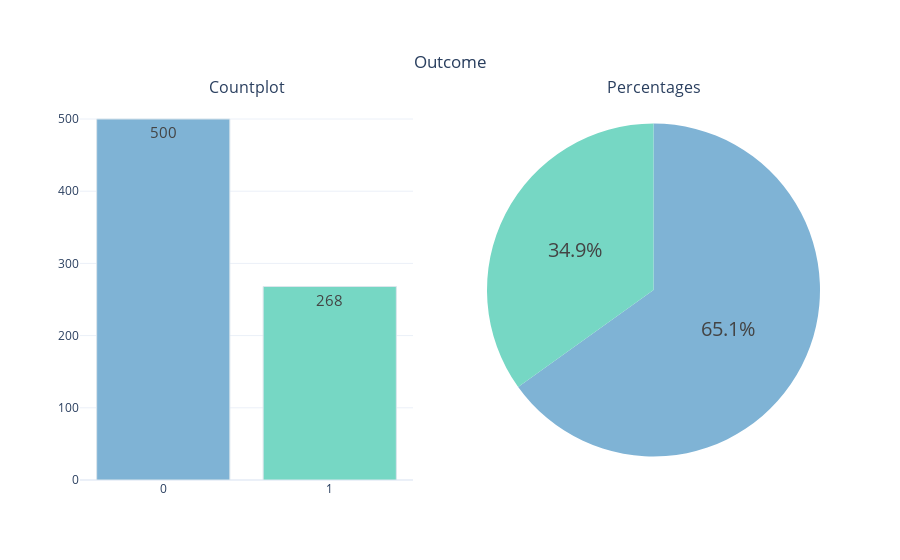

The notebook cell saved with this chart:
### Markdown cell above
# Analysis of Categorical Features

### Code cell
# def cat_summary(df, col_name, plot=False):
#     print(pd.DataFrame({col_name: df[col_name].value_counts(),
#                         "Ratio": 100 * df[col_name].value_counts() / len(df)}))
#     print("##########################################")
#     if plot:
#         sns.countplot(x=df[col_name], data=df)
#         plt.show()
# 
# 
# for col in cat_cols:
#     cat_summary(df, col, plot=True)


def categorical_variable_summary(df, column_name):
    fig = make_subplots(rows=1, cols=2,
                        subplot_titles=('Countplot', 'Percentages'),
                        specs=[[{"type": "xy"}, {'type': 'domain'}]])

    fig.add_trace(go.Bar(y=df[column_name].value_counts().values.tolist(),
                         x=[str(i) for i in df[column_name].value_counts().index],
                         text=df[column_name].value_counts().values.tolist(),
                         textfont=dict(size=15),
                         name=column_name,
                         textposition='auto',
                         showlegend=False,
                         marker=dict(color=cat_feat_constraints,
                                     line=dict(color='#DBE6EC',
                                               width=1))),
                  row=1, col=1)

    fig.add_trace(go.Pie(labels=df[column_name].value_counts().keys(),
                         values=df[column_name].value_counts().values,
                         textfont=dict(size=20),
                         textposition='auto',
                         showlegend=False,
                         name=column_name,
                         marker=dict(colors=cat_feat_constraints)),
                  row=1, col=2)

    fig.update_layout(title={'text': column_name,
                             'y': 0.9,
                             'x': 0.5,
                             'xanchor': 'center',
                             'yanchor': 'top'},
                      template='plotly_white')

    iplot(fig)


for cat in cat_cols:
    categorical_variable_summary(df, cat)

### Figure 1 — Plotly figure (JSON) as saved in the notebook; plotly's stock layout.template omitted (floating-point values rounded to 4 significant figures)
{"data": [{"marker": {"color": ["#7FB3D5", "#76D7C4", "#F7DC6F", "#85929E", "#283747"], "line": {"color": "#DBE6EC", "width": 1}}, "name": "Outcome", "showlegend": false, "text": ["500", "268"], "textfont": {"size": 15}, "textposition": "auto", "type": "bar", "x": ["0", "1"], "xaxis": "x", "y": [500, 268], "yaxis": "y"}, {"domain": {"x": [0.55, 1], "y": [0, 1]}, "labels": [0, 1], "marker": {"colors": ["#7FB3D5", "#76D7C4", "#F7DC6F", "#85929E", "#283747"]}, "name": "Outcome", "showlegend": false, "textfont": {"size": 20}, "textposition": "auto", "type": "pie", "values": [500, 268]}], "layout": {"annotations": [{"font": {"size": 16}, "showarrow": false, "text": "Countplot", "x": 0.225, "xanchor": "center", "xref": "paper", "y": 1, "yanchor": "bottom", "yref": "paper"}, {"font": {"size": 16}, "showarrow": false, "text": "Percentages", "x": 0.775, "xanchor": "center", "xref": "paper", "y": 1, "yanchor": "bottom", "yref": "paper"}], "title": {"text": "Outcome", "x": 0.5, "xanchor": "center", "y": 0.9, "yanchor": "top"}, "xaxis": {"anchor": "y", "domain": [0, 0.45]}, "yaxis": {"anchor": "x", "domain": [0, 1]}}}
